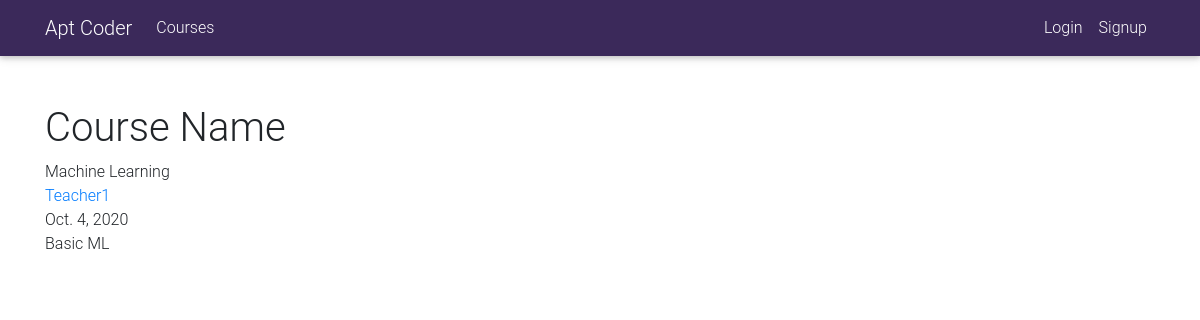
Page /enrolled/machine-learning/details/ on the earlier database version.
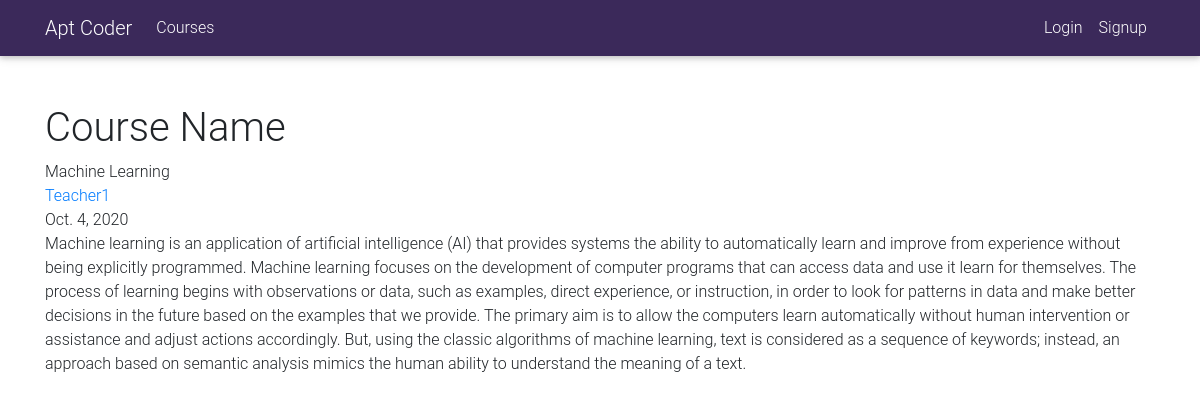
Same page on the later database version.
### core/models.py (models this page shows, shortened)
class Courses(models.Model):
    owner = models.ForeignKey(User,
                              related_name='courses_created',
                              on_delete=models.CASCADE)
    course_name = models.CharField(max_length=250)
    description = models.TextField()
    date = models.DateField(auto_now_add=True)
    instructer = models.CharField(max_length=150, blank=True, null=True)
    students = models.ManyToManyField(User, related_name='courses_joined',
                                      blank=True)
    slug = AutoSlugField(('slug'), max_length=50,
                         unique=True, populate_from=('course_name',))
    class Meta:
        ordering = ['-date']

### core/views.py (the view)
# urls.py: path('enrolled/<slug:slug>/details/', EnrolledCourseDetailView.as_view(), name='enrolled_course_detail'),
class EnrolledCourseDetailView(DetailView):
    model = Courses
    template_name = 'core/enrolled_course_detail.html'

### core/templates/core/enrolled_course_detail.html (shortened to what this page needs)
{% extends 'base.html' %}
{% block content %}
<div class="container mt-5">
<h1>Course Name </h1>
{{ object.course_name}} <br>
<a href="{% url 'core:teacher_detail' object.slug %}">{{ object.instructer}}</a> <br>
{{ object.date}} <br>
{{ object.description}} <br>
</div>
{% endblock content %}

Differences in the rows shown:
changed Courses "Machine Learning": description "Basic ML" → "Machine learning is an application of artificial intelligence (AI) that provides systems the ability to automatically learn and improve from experience without being explicitly programmed. Machine learning focuses on the development of computer programs that can access data and use it learn for themselves. The process of learning begins with observations or data, such as examples, direct experience, or instruction, in order to look for patterns in data and make better decisions in the future based on the examples that we provide. The primary aim is to allow the computers learn automatically without human intervention or assistance and adjust actions accordingly. But, using the classic…"
